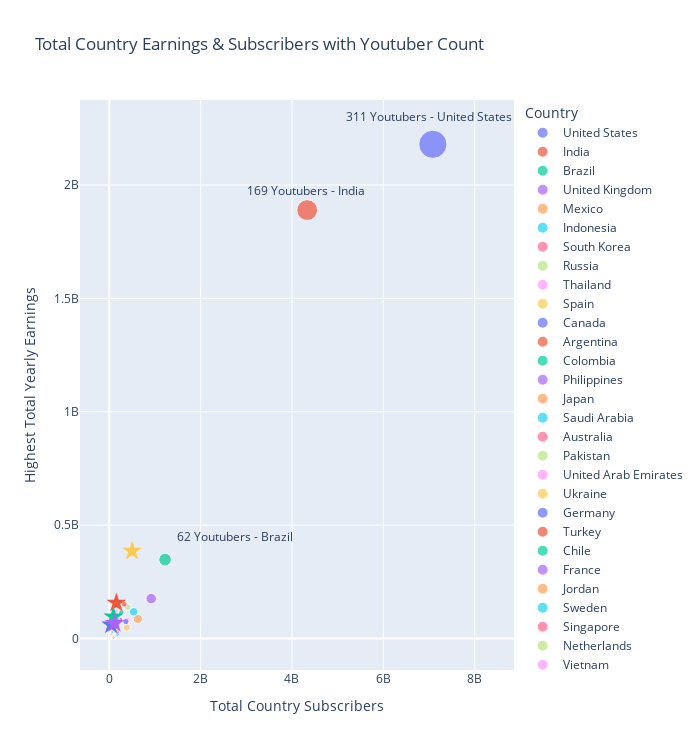

Notebook code cell kept with this figure:
### Code cell
px.scatter(countrydf, 
           x='subscribers',y='highest_yearly_earnings',
               size='youtuber_count',
               color=countrydf.index,
                labels = {'subscribers': 'Total Country Subscribers',
                          'highest_yearly_earnings': 'Highest Total Yearly Earnings'},
                     title ='Total Country Earnings & Subscribers with Youtuber Count').update_layout(
                                                                                autosize=False, height=750, width=700).add_annotation(
                                                                                                                               text='311 Youtubers - United States',  x=7000000000,y=2300000000, showarrow=False).add_annotation(
                                                                                                                               text='169 Youtubers - India', x=4300000000,y=1975000000,showarrow=False).add_annotation(
                                                                                                                               text='62 Youtubers - Brazil', x=2750000000,y=450000000,showarrow=False).add_trace(
    go.Scatter(x=[countrydf[countrydf.index=='South Korea'].subscribers[0]], y=[countrydf[countrydf.index=='South Korea'].highest_yearly_earnings[0]], mode = 'markers',
                         marker_symbol = 'star',
                         marker_size = 15)).add_trace(
    go.Scatter(x=[countrydf[countrydf.index=='Italy'].subscribers[0]], y=[countrydf[countrydf.index=='Italy'].highest_yearly_earnings[0]], mode = 'markers',
                         marker_symbol = 'star',
                         marker_size = 15)).add_trace(
    go.Scatter(x=[countrydf[countrydf.index=='Pakistan'].subscribers[0]], y=[countrydf[countrydf.index=='Pakistan'].highest_yearly_earnings[0]], mode = 'markers',
                         marker_symbol = 'star',
                         marker_size = 15)).add_trace(
    go.Scatter(x=[countrydf[countrydf.index=='Turkey'].subscribers[0]], y=[countrydf[countrydf.index=='Turkey'].highest_yearly_earnings[0]], mode = 'markers',
                         marker_symbol = 'star',
                         marker_size = 15)).add_trace(
    go.Scatter(x=[countrydf[countrydf.index=='Germany'].subscribers[0]], y=[countrydf[countrydf.index=='Germany'].highest_yearly_earnings[0]], mode = 'markers',
                         marker_symbol = 'star',
                         marker_size = 15))

### Figure 1 — Plotly figure (JSON) as saved in the notebook; plotly's stock layout.template omitted (floating-point values rounded to 4 significant figures)
{"data": [{"hovertemplate": "Country=United States<br>Total Country Subscribers=%{x}<br>Highest Total Yearly Earnings=%{y}<br>youtuber_count=%{marker.size}<extra></extra>", "legendgroup": "United States", "marker": {"color": "#636efa", "size": [311], "sizemode": "area", "sizeref": 0.7775, "symbol": "circle"}, "mode": "markers", "name": "United States", "orientation": "v", "showlegend": true, "type": "scatter", "x": [7084500000], "xaxis": "x", "y": [2179000000.0], "yaxis": "y"}, {"hovertemplate": "Country=India<br>Total Country Subscribers=%{x}<br>Highest Total Yearly Earnings=%{y}<br>youtuber_count=%{marker.size}<extra></extra>", "legendgroup": "India", "marker": {"color": "#EF553B", "size": [169], "sizemode": "area", "sizeref": 0.7775, "symbol": "circle"}, "mode": "markers", "name": "India", "orientation": "v", "showlegend": true, "type": "scatter", "x": [4333400000], "xaxis": "x", "y": [1889000000.0], "yaxis": "y"}, {"hovertemplate": "Country=Brazil<br>Total Country Subscribers=%{x}<br>Highest Total Yearly Earnings=%{y}<br>youtuber_count=%{marker.size}<extra></extra>", "legendgroup": "Brazil", "marker": {"color": "#00cc96", "size": [62], "sizemode": "area", "sizeref": 0.7775, "symbol": "circle"}, "mode": "markers", "name": "Brazil", "orientation": "v", "showlegend": true, "type": "scatter", "x": [1221800000], "xaxis": "x", "y": [347807000], "yaxis": "y"}, {"hovertemplate": "Country=United Kingdom<br>Total Country Subscribers=%{x}<br>Highest Total Yearly Earnings=%{y}<br>youtuber_count=%{marker.size}<extra></extra>", "legendgroup": "United Kingdom", "marker": {"color": "#ab63fa", "size": [43], "sizemode": "area", "sizeref": 0.7775, "symbol": "circle"}, "mode": "markers", "name": "United Kingdom", "orientation": "v", "showlegend": true, "type": "scatter", "x": [917400000], "xaxis": "x", "y": [175900000.0], "yaxis": "y"}, {"hovertemplate": "Country=Mexico<br>Total Country Subscribers=%{x}<br>Highest Total Yearly Earnings=%{y}<br>youtuber_count=%{marker.size}<extra></extra>", "legendgroup": "Mexico", "marker": {"color": "#FFA15A", "size": [33], "sizemode": "area", "sizeref": 0.7775, "symbol": "circle"}, "mode": "markers", "name": "Mexico", "orientation": "v", "showlegend": true, "type": "scatter", "x": [626900000], "xaxis": "x", "y": [86250569], "yaxis": "y"}, {"hovertemplate": "Country=Indonesia<br>Total Country Subscribers=%{x}<br>Highest Total Yearly Earnings=%{y}<br>youtuber_count=%{marker.size}<extra></extra>", "legendgroup": "Indonesia", "marker": {"color": "#19d3f3", "size": [28], "sizemode": "area", "sizeref": 0.7775, "symbol": "circle"}, "mode": "markers", "name": "Indonesia", "orientation": "v", "showlegend": true, "type": "scatter", "x": [534100000], "xaxis": "x", "y": [117579104], "yaxis": "y"}, {"hovertemplate": "Country=South Korea<br>Total Country Subscribers=%{x}<br>Highest Total Yearly Earnings=%{y}<br>youtuber_count=%{marker.size}<extra></extra>", "legendgroup": "South Korea", "marker": {"color": "#FF6692", "size": [18], "sizemode": "area", "sizeref": 0.7775, "symbol": "circle"}, "mode": "markers", "name": "South Korea", "orientation": "v", "showlegend": true, "type": "scatter", "x": [499700000], "xaxis": "x", "y": [386228600], "yaxis": "y"}, {"hovertemplate": "Country=Russia<br>Total Country Subscribers=%{x}<br>Highest Total Yearly Earnings=%{y}<br>youtuber_count=%{marker.size}<extra></extra>", "legendgroup": "Russia", "marker": {"color": "#B6E880", "size": [16], "sizemode": "area", "sizeref": 0.7775, "symbol": "circle"}, "mode": "markers", "name": "Russia", "orientation": "v", "showlegend": true, "type": "scatter", "x": [407200000], "xaxis": "x", "y": [138721269], "yaxis": "y"}, {"hovertemplate": "Country=Thailand<br>Total Country Subscribers=%{x}<br>Highest Total Yearly Earnings=%{y}<br>youtuber_count=%{marker.size}<extra></extra>", "legendgroup": "Thailand", "marker": {"color": "#FF97FF", "size": [18], "sizemode": "area", "sizeref": 0.7775, "symbol": "circle"}, "mode": "markers", "name": "Thailand", "orientation": "v", "showlegend": true, "type": "scatter", "x": [386500000], "xaxis": "x", "y": [79348501], "yaxis": "y"}, {"hovertemplate": "Country=Spain<br>Total Country Subscribers=%{x}<br>Highest Total Yearly Earnings=%{y}<br>youtuber_count=%{marker.size}<extra></extra>", "legendgroup": "Spain", "marker": {"color": "#FECB52", "size": [22], "sizemode": "area", "sizeref": 0.7775, "symbol": "circle"}, "mode": "markers", "name": "Spain", "orientation": "v", "showlegend": true, "type": "scatter", "x": [385100000], "xaxis": "x", "y": [48160000.0], "yaxis": "y"}, {"hovertemplate": "Country=Canada<br>Total Country Subscribers=%{x}<br>Highest Total Yearly Earnings=%{y}<br>youtuber_count=%{marker.size}<extra></extra>", "legendgroup": "Canada", "marker": {"color": "#636efa", "size": [15], "sizemode": "area", "sizeref": 0.7775, "symbol": "circle"}, "mode": "markers", "name": "Canada", "orientation": "v", "showlegend": true, "type": "scatter", "x": [363900000], "xaxis": "x", "y": [74244600], "yaxis": "y"}, {"hovertemplate": "Country=Argentina<br>Total Country Subscribers=%{x}<br>Highest Total Yearly Earnings=%{y}<br>youtuber_count=%{marker.size}<extra></extra>", "legendgroup": "Argentina", "marker": {"color": "#EF553B", "size": [13], "sizemode": "area", "sizeref": 0.7775, "symbol": "circle"}, "mode": "markers", "name": "Argentina", "orientation": "v", "showlegend": true, "type": "scatter", "x": [328500000], "xaxis": "x", "y": [150600000.0], "yaxis": "y"}, {"hovertemplate": "Country=Colombia<br>Total Country Subscribers=%{x}<br>Highest Total Yearly Earnings=%{y}<br>youtuber_count=%{marker.size}<extra></extra>", "legendgroup": "Colombia", "marker": {"color": "#00cc96", "size": [11], "sizemode": "area", "sizeref": 0.7775, "symbol": "circle"}, "mode": "markers", "name": "Colombia", "orientation": "v", "showlegend": true, "type": "scatter", "x": [264500000], "xaxis": "x", "y": [115100000], "yaxis": "y"}, {"hovertemplate": "Country=Philippines<br>Total Country Subscribers=%{x}<br>Highest Total Yearly Earnings=%{y}<br>youtuber_count=%{marker.size}<extra></extra>", "legendgroup": "Philippines", "marker": {"color": "#ab63fa", "size": [12], "sizemode": "area", "sizeref": 0.7775, "symbol": "circle"}, "mode": "markers", "name": "Philippines", "orientation": "v", "showlegend": true, "type": "scatter", "x": [240100000], "xaxis": "x", "y": [81497700], "yaxis": "y"}, {"hovertemplate": "Country=Japan<br>Total Country Subscribers=%{x}<br>Highest Total Yearly Earnings=%{y}<br>youtuber_count=%{marker.size}<extra></extra>", "legendgroup": "Japan", "marker": {"color": "#FFA15A", "size": [5], "sizemode": "area", "sizeref": 0.7775, "symbol": "circle"}, "mode": "markers", "name": "Japan", "orientation": "v", "showlegend": true, "type": "scatter", "x": [189100000], "xaxis": "x", "y": [84200119], "yaxis": "y"}, {"hovertemplate": "Country=Saudi Arabia<br>Total Country Subscribers=%{x}<br>Highest Total Yearly Earnings=%{y}<br>youtuber_count=%{marker.size}<extra></extra>", "legendgroup": "Saudi Arabia", "marker": {"color": "#19d3f3", "size": [9], "sizemode": "area", "sizeref": 0.7775, "symbol": "circle"}, "mode": "markers", "name": "Saudi Arabia", "orientation": "v", "showlegend": true, "type": "scatter", "x": [179100000], "xaxis": "x", "y": [20329900], "yaxis": "y"}, {"hovertemplate": "Country=Australia<br>Total Country Subscribers=%{x}<br>Highest Total Yearly Earnings=%{y}<br>youtuber_count=%{marker.size}<extra></extra>", "legendgroup": "Australia", "marker": {"color": "#FF6692", "size": [9], "sizemode": "area", "sizeref": 0.7775, "symbol": "circle"}, "mode": "markers", "name": "Australia", "orientation": "v", "showlegend": true, "type": "scatter", "x": [172000000], "xaxis": "x", "y": [29045208], "yaxis": "y"}, {"hovertemplate": "Country=Pakistan<br>Total Country Subscribers=%{x}<br>Highest Total Yearly Earnings=%{y}<br>youtuber_count=%{marker.size}<extra></extra>", "legendgroup": "Pakistan", "marker": {"color": "#B6E880", "size": [6], "sizemode": "area", "sizeref": 0.7775, "symbol": "circle"}, "mode": "markers", "name": "Pakistan", "orientation": "v", "showlegend": true, "type": "scatter", "x": [155400000], "xaxis": "x", "y": [157100447], "yaxis": "y"}, {"hovertemplate": "Country=United Arab Emirates<br>Total Country Subscribers=%{x}<br>Highest Total Yearly Earnings=%{y}<br>youtuber_count=%{marker.size}<extra></extra>", "legendgroup": "United Arab Emirates", "marker": {"color": "#FF97FF", "size": [7], "sizemode": "area", "sizeref": 0.7775, "symbol": "circle"}, "mode": "markers", "name": "United Arab Emirates", "orientation": "v", "showlegend": true, "type": "scatter", "x": [148200000], "xaxis": "x", "y": [121346700], "yaxis": "y"}, {"hovertemplate": "Country=Ukraine<br>Total Country Subscribers=%{x}<br>Highest Total Yearly Earnings=%{y}<br>youtuber_count=%{marker.size}<extra></extra>", "legendgroup": "Ukraine", "marker": {"color": "#FECB52", "size": [8], "sizemode": "area", "sizeref": 0.7775, "symbol": "circle"}, "mode": "markers", "name": "Ukraine", "orientation": "v", "showlegend": true, "type": "scatter", "x": [125600000], "xaxis": "x", "y": [31800005], "yaxis": "y"}, {"hovertemplate": "Country=Germany<br>Total Country Subscribers=%{x}<br>Highest Total Yearly Earnings=%{y}<br>youtuber_count=%{marker.size}<extra></extra>", "legendgroup": "Germany", "marker": {"color": "#636efa", "size": [6], "sizemode": "area", "sizeref": 0.7775, "symbol": "circle"}, "mode": "markers", "name": "Germany", "orientation": "v", "showlegend": true, "type": "scatter", "x": [116400000], "xaxis": "x", "y": [67573000], "yaxis": "y"}, {"hovertemplate": "Country=Turkey<br>Total Country Subscribers=%{x}<br>Highest Total Yearly Earnings=%{y}<br>youtuber_count=%{marker.size}<extra></extra>", "legendgroup": "Turkey", "marker": {"color": "#EF553B", "size": [4], "sizemode": "area", "sizeref": 0.7775, "symbol": "circle"}, "mode": "markers", "name": "Turkey", "orientation": "v", "showlegend": true, "type": "scatter", "x": [91600000], "xaxis": "x", "y": [96112500], "yaxis": "y"}, {"hovertemplate": "Country=Chile<br>Total Country Subscribers=%{x}<br>Highest Total Yearly Earnings=%{y}<br>youtuber_count=%{marker.size}<extra></extra>", "legendgroup": "Chile", "marker": {"color": "#00cc96", "size": [3], "sizemode": "area", "sizeref": 0.7775, "symbol": "circle"}, "mode": "markers", "name": "Chile", "orientation": "v", "showlegend": true, "type": "scatter", "x": [87200000], "xaxis": "x", "y": [8000002], "yaxis": "y"}, {"hovertemplate": "Country=France<br>Total Country Subscribers=%{x}<br>Highest Total Yearly Earnings=%{y}<br>youtuber_count=%{marker.size}<extra></extra>", "legendgroup": "France", "marker": {"color": "#ab63fa", "size": [5], "sizemode": "area", "sizeref": 0.7775, "symbol": "circle"}, "mode": "markers", "name": "France", "orientation": "v", "showlegend": true, "type": "scatter", "x": [83900000], "xaxis": "x", "y": [4348072], "yaxis": "y"}, {"hovertemplate": "Country=Jordan<br>Total Country Subscribers=%{x}<br>Highest Total Yearly Earnings=%{y}<br>youtuber_count=%{marker.size}<extra></extra>", "legendgroup": "Jordan", "marker": {"color": "#FFA15A", "size": [3], "sizemode": "area", "sizeref": 0.7775, "symbol": "circle"}, "mode": "markers", "name": "Jordan", "orientation": "v", "showlegend": true, "type": "scatter", "x": [67000000], "xaxis": "x", "y": [17900000], "yaxis": "y"}, {"hovertemplate": "Country=Sweden<br>Total Country Subscribers=%{x}<br>Highest Total Yearly Earnings=%{y}<br>youtuber_count=%{marker.size}<extra></extra>", "legendgroup": "Sweden", "marker": {"color": "#19d3f3", "size": [4], "sizemode": "area", "sizeref": 0.7775, "symbol": "circle"}, "mode": "markers", "name": "Sweden", "orientation": "v", "showlegend": true, "type": "scatter", "x": [63000000], "xaxis": "x", "y": [27743800], "yaxis": "y"}, {"hovertemplate": "Country=Singapore<br>Total Country Subscribers=%{x}<br>Highest Total Yearly Earnings=%{y}<br>youtuber_count=%{marker.size}<extra></extra>", "legendgroup": "Singapore", "marker": {"color": "#FF6692", "size": [3], "sizemode": "area", "sizeref": 0.7775, "symbol": "circle"}, "mode": "markers", "name": "Singapore", "orientation": "v", "showlegend": true, "type": "scatter", "x": [59700000], "xaxis": "x", "y": [5645100], "yaxis": "y"}, {"hovertemplate": "Country=Netherlands<br>Total Country Subscribers=%{x}<br>Highest Total Yearly Earnings=%{y}<br>youtuber_count=%{marker.size}<extra></extra>", "legendgroup": "Netherlands", "marker": {"color": "#B6E880", "size": [3], "sizemode": "area", "sizeref": 0.7775, "symbol": "circle"}, "mode": "markers", "name": "Netherlands", "orientation": "v", "showlegend": true, "type": "scatter", "x": [58100000], "xaxis": "x", "y": [9100000], "yaxis": "y"}, {"hovertemplate": "Country=Vietnam<br>Total Country Subscribers=%{x}<br>Highest Total Yearly Earnings=%{y}<br>youtuber_count=%{marker.size}<extra></extra>", "legendgroup": "Vietnam", "marker": {"color": "#FF97FF", "size": [3], "sizemode": "area", "sizeref": 0.7775, "symbol": "circle"}, "mode": "markers", "name": "Vietnam", "orientation": "v", "showlegend": true, "type": "scatter", "x": [47800000], "xaxis": "x", "y": [18100000], "yaxis": "y"}, {"hovertemplate": "Country=Cuba<br>Total Country Subscribers=%{x}<br>Highest Total Yearly Earnings=%{y}<br>youtuber_count=%{marker.size}<extra></extra>", "legendgroup": "Cuba", "marker": {"color": "#FECB52", "size": [1], "sizemode": "area", "sizeref": 0.7775, "symbol": "circle"}, "mode": "markers", "name": "Cuba", "orientation": "v", "showlegend": true, "type": "scatter", "x": [46300000], "xaxis": "x", "y": [5], "yaxis": "y"}, {"hovertemplate": "Country=El Salvador<br>Total Country Subscribers=%{x}<br>Highest Total Yearly Earnings=%{y}<br>youtuber_count=%{marker.size}<extra></extra>", "legendgroup": "El Salvador", "marker": {"color": "#636efa", "size": [1], "sizemode": "area", "sizeref": 0.7775, "symbol": "circle"}, "mode": "markers", "name": "El Salvador", "orientation": "v", "showlegend": true, "type": "scatter", "x": [46100000], "xaxis": "x", "y": [1600000], "yaxis": "y"}, {"hovertemplate": "Country=Barbados<br>Total Country Subscribers=%{x}<br>Highest Total Yearly Earnings=%{y}<br>youtuber_count=%{marker.size}<extra></extra>", "legendgroup": "Barbados", "marker": {"color": "#EF553B", "size": [1], "sizemode": "area", "sizeref": 0.7775, "symbol": "circle"}, "mode": "markers", "name": "Barbados", "orientation": "v", "showlegend": true, "type": "scatter", "x": [41900000], "xaxis": "x", "y": [8800000], "yaxis": "y"}, {"hovertemplate": "Country=Italy<br>Total Country Subscribers=%{x}<br>Highest Total Yearly Earnings=%{y}<br>youtuber_count=%{marker.size}<extra></extra>", "legendgroup": "Italy", "marker": {"color": "#00cc96", "size": [2], "sizemode": "area", "sizeref": 0.7775, "symbol": "circle"}, "mode": "markers", "name": "Italy", "orientation": "v", "showlegend": true, "type": "scatter", "x": [39400000], "xaxis": "x", "y": [60200000], "yaxis": "y"}, {"hovertemplate": "Country=Venezuela<br>Total Country Subscribers=%{x}<br>Highest Total Yearly Earnings=%{y}<br>youtuber_count=%{marker.size}<extra></extra>", "legendgroup": "Venezuela", "marker": {"color": "#ab63fa", "size": [1], "sizemode": "area", "sizeref": 0.7775, "symbol": "circle"}, "mode": "markers", "name": "Venezuela", "orientation": "v", "showlegend": true, "type": "scatter", "x": [31200000], "xaxis": "x", "y": [172], "yaxis": "y"}, {"hovertemplate": "Country=Egypt<br>Total Country Subscribers=%{x}<br>Highest Total Yearly Earnings=%{y}<br>youtuber_count=%{marker.size}<extra></extra>", "legendgroup": "Egypt", "marker": {"color": "#FFA15A", "size": [2], "sizemode": "area", "sizeref": 0.7775, "symbol": "circle"}, "mode": "markers", "name": "Egypt", "orientation": "v", "showlegend": true, "type": "scatter", "x": [30600000], "xaxis": "x", "y": [3800000], "yaxis": "y"}, {"hovertemplate": "Country=Kuwait<br>Total Country Subscribers=%{x}<br>Highest Total Yearly Earnings=%{y}<br>youtuber_count=%{marker.size}<extra></extra>", "legendgroup": "Kuwait", "marker": {"color": "#19d3f3", "size": [1], "sizemode": "area", "sizeref": 0.7775, "symbol": "circle"}, "mode": "markers", "name": "Kuwait", "orientation": "v", "showlegend": true, "type": "scatter", "x": [30500000], "xaxis": "x", "y": [7600000], "yaxis": "y"}, {"hovertemplate": "Country=Iraq<br>Total Country Subscribers=%{x}<br>Highest Total Yearly Earnings=%{y}<br>youtuber_count=%{marker.size}<extra></extra>", "legendgroup": "Iraq", "marker": {"color": "#FF6692", "size": [2], "sizemode": "area", "sizeref": 0.7775, "symbol": "circle"}, "mode": "markers", "name": "Iraq", "orientation": "v", "showlegend": true, "type": "scatter", "x": [30200000], "xaxis": "x", "y": [7100000], "yaxis": "y"}, {"hovertemplate": "Country=Ecuador<br>Total Country Subscribers=%{x}<br>Highest Total Yearly Earnings=%{y}<br>youtuber_count=%{marker.size}<extra></extra>", "legendgroup": "Ecuador", "marker": {"color": "#B6E880", "size": [2], "sizemode": "area", "sizeref": 0.7775, "symbol": "circle"}, "mode": "markers", "name": "Ecuador", "orientation": "v", "showlegend": true, "type": "scatter", "x": [27700000], "xaxis": "x", "y": [3787600], "yaxis": "y"}, {"hovertemplate": "Country=Afghanistan<br>Total Country Subscribers=%{x}<br>Highest Total Yearly Earnings=%{y}<br>youtuber_count=%{marker.size}<extra></extra>", "legendgroup": "Afghanistan", "marker": {"color": "#FF97FF", "size": [1], "sizemode": "area", "sizeref": 0.7775, "symbol": "circle"}, "mode": "markers", "name": "Afghanistan", "orientation": "v", "showlegend": true, "type": "scatter", "x": [20400000], "xaxis": "x", "y": [0], "yaxis": "y"}, {"hovertemplate": "Country=Latvia<br>Total Country Subscribers=%{x}<br>Highest Total Yearly Earnings=%{y}<br>youtuber_count=%{marker.size}<extra></extra>", "legendgroup": "Latvia", "marker": {"color": "#FECB52", "size": [1], "sizemode": "area", "sizeref": 0.7775, "symbol": "circle"}, "mode": "markers", "name": "Latvia", "orientation": "v", "showlegend": true, "type": "scatter", "x": [20200000], "xaxis": "x", "y": [59800000], "yaxis": "y"}, {"hovertemplate": "Country=Switzerland<br>Total Country Subscribers=%{x}<br>Highest Total Yearly Earnings=%{y}<br>youtuber_count=%{marker.size}<extra></extra>", "legendgroup": "Switzerland", "marker": {"color": "#636efa", "size": [1], "sizemode": "area", "sizeref": 0.7775, "symbol": "circle"}, "mode": "markers", "name": "Switzerland", "orientation": "v", "showlegend": true, "type": "scatter", "x": [19400000], "xaxis": "x", "y": [2800000], "yaxis": "y"}, {"hovertemplate": "Country=Malaysia<br>Total Country Subscribers=%{x}<br>Highest Total Yearly Earnings=%{y}<br>youtuber_count=%{marker.size}<extra></extra>", "legendgroup": "Malaysia", "marker": {"color": "#EF553B", "size": [1], "sizemode": "area", "sizeref": 0.7775, "symbol": "circle"}, "mode": "markers", "name": "Malaysia", "orientation": "v", "showlegend": true, "type": "scatter", "x": [17700000], "xaxis": "x", "y": [5700000], "yaxis": "y"}, {"hovertemplate": "Country=China<br>Total Country Subscribers=%{x}<br>Highest Total Yearly Earnings=%{y}<br>youtuber_count=%{marker.size}<extra></extra>", "legendgroup": "China", "marker": {"color": "#00cc96", "size": [1], "sizemode": "area", "sizeref": 0.7775, "symbol": "circle"}, "mode": "markers", "name": "China", "orientation": "v", "showlegend": true, "type": "scatter", "x": [17600000], "xaxis": "x", "y": [1100000], "yaxis": "y"}, {"hovertemplate": "Country=Andorra<br>Total Country Subscribers=%{x}<br>Highest Total Yearly Earnings=%{y}<br>youtuber_count=%{marker.size}<extra></extra>", "legendgroup": "Andorra", "marker": {"color": "#ab63fa", "size": [1], "sizemode": "area", "sizeref": 0.7775, "symbol": "circle"}, "mode": "markers", "name": "Andorra", "orientation": "v", "showlegend": true, "type": "scatter", "x": [15100000], "xaxis": "x", "y": [4], "yaxis": "y"}, {"hovertemplate": "Country=Morocco<br>Total Country Subscribers=%{x}<br>Highest Total Yearly Earnings=%{y}<br>youtuber_count=%{marker.size}<extra></extra>", "legendgroup": "Morocco", "marker": {"color": "#FFA15A", "size": [1], "sizemode": "area", "sizeref": 0.7775, "symbol": "circle"}, "mode": "markers", "name": "Morocco", "orientation": "v", "showlegend": true, "type": "scatter", "x": [14500000], "xaxis": "x", "y": [1800000], "yaxis": "y"}, {"hovertemplate": "Country=Peru<br>Total Country Subscribers=%{x}<br>Highest Total Yearly Earnings=%{y}<br>youtuber_count=%{marker.size}<extra></extra>", "legendgroup": "Peru", "marker": {"color": "#19d3f3", "size": [1], "sizemode": "area", "sizeref": 0.7775, "symbol": "circle"}, "mode": "markers", "name": "Peru", "orientation": "v", "showlegend": true, "type": "scatter", "x": [14400000], "xaxis": "x", "y": [48100], "yaxis": "y"}, {"hovertemplate": "Country=Bangladesh<br>Total Country Subscribers=%{x}<br>Highest Total Yearly Earnings=%{y}<br>youtuber_count=%{marker.size}<extra></extra>", "legendgroup": "Bangladesh", "marker": {"color": "#FF6692", "size": [1], "sizemode": "area", "sizeref": 0.7775, "symbol": "circle"}, "mode": "markers", "name": "Bangladesh", "orientation": "v", "showlegend": true, "type": "scatter", "x": [13900000], "xaxis": "x", "y": [0.05], "yaxis": "y"}, {"hovertemplate": "Country=Finland<br>Total Country Subscribers=%{x}<br>Highest Total Yearly Earnings=%{y}<br>youtuber_count=%{marker.size}<extra></extra>", "legendgroup": "Finland", "marker": {"color": "#B6E880", "size": [1], "sizemode": "area", "sizeref": 0.7775, "symbol": "circle"}, "mode": "markers", "name": "Finland", "orientation": "v", "showlegend": true, "type": "scatter", "x": [13200000], "xaxis": "x", "y": [977700], "yaxis": "y"}, {"hovertemplate": "Country=Samoa<br>Total Country Subscribers=%{x}<br>Highest Total Yearly Earnings=%{y}<br>youtuber_count=%{marker.size}<extra></extra>", "legendgroup": "Samoa", "marker": {"color": "#FF97FF", "size": [1], "sizemode": "area", "sizeref": 0.7775, "symbol": "circle"}, "mode": "markers", "name": "Samoa", "orientation": "v", "showlegend": true, "type": "scatter", "x": [13100000], "xaxis": "x", "y": [18], "yaxis": "y"}, {"marker": {"size": 15, "symbol": "star"}, "mode": "markers", "type": "scatter", "x": [499700000], "y": [386228600]}, {"marker": {"size": 15, "symbol": "star"}, "mode": "markers", "type": "scatter", "x": [39400000], "y": [60200000]}, {"marker": {"size": 15, "symbol": "star"}, "mode": "markers", "type": "scatter", "x": [155400000], "y": [157100447]}, {"marker": {"size": 15, "symbol": "star"}, "mode": "markers", "type": "scatter", "x": [91600000], "y": [96112500]}, {"marker": {"size": 15, "symbol": "star"}, "mode": "markers", "type": "scatter", "x": [116400000], "y": [67573000]}], "layout": {"annotations": [{"showarrow": false, "text": "311 Youtubers - United States", "x": 7000000000, "y": 2300000000}, {"showarrow": false, "text": "169 Youtubers - India", "x": 4300000000, "y": 1975000000}, {"showarrow": false, "text": "62 Youtubers - Brazil", "x": 2750000000, "y": 450000000}], "autosize": false, "height": 750, "legend": {"itemsizing": "constant", "title": {"text": "Country"}, "tracegroupgap": 0}, "title": {"text": "Total Country Earnings & Subscribers with Youtuber Count"}, "width": 700, "xaxis": {"anchor": "y", "autorange": true, "domain": [0, 1], "range": [-667900000.0, 9148000000.0], "title": {"text": "Total Country Subscribers"}, "type": "linear"}, "yaxis": {"anchor": "x", "autorange": true, "domain": [0, 1], "range": [-138900000.0, 2375000000.0], "title": {"text": "Highest Total Yearly Earnings"}, "type": "linear"}}}
